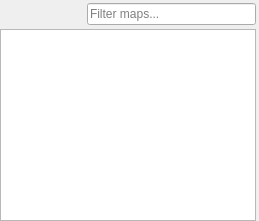
      <widget class="QWidget" name="mapListContainer" native="true">
       <property name="enabled">
        <bool>true</bool>
       </property>
       <property name="sizePolicy">
        <sizepolicy hsizetype="Expanding" vsizetype="Expanding">
         <horstretch>0</horstretch>
         <verstretch>0</verstretch>
        </sizepolicy>
       </property>
       <layout class="QVBoxLayout" name="verticalLayout">
        <property name="spacing">
         <number>0</number>
        </property>
        <property name="leftMargin">
         <number>0</number>
        </property>
        <property name="topMargin">
         <number>0</number>
        </property>
        <property name="rightMargin">
         <number>3</number>
        </property>
        <property name="bottomMargin">
         <number>0</number>
        </property>
        <item>
         <layout class="QHBoxLayout" name="horizontalLayout_11">
          <property name="spacing">
           <number>0</number>
          </property>
          <property name="leftMargin">
           <number>3</number>
          </property>
          <property name="topMargin">
           <number>3</number>
          </property>
          <property name="bottomMargin">
           <number>3</number>
          </property>
          <item>
           <widget class="QToolButton" name="toolButton_MapSortOrder">
            <property name="enabled">
             <bool>true</bool>
            </property>
            <property name="toolTip">
             <string>&lt;html&gt;&lt;head/&gt;&lt;body&gt;&lt;p&gt;Sort map list&lt;/p&gt;&lt;/body&gt;&lt;/html&gt;</string>
            </property>
            <property name="icon">
             <iconset resource="../resources/images.qrc">
              <normaloff>:/icons/sort_alphabet.ico</normaloff>:/icons/sort_alphabet.ico</iconset>
            </property>
            <property name="iconSize">
             <size>
              <width>16</width>
              <height>16</height>
             </size>
            </property>
            <property name="popupMode">
             <enum>QToolButton::ToolButtonPopupMode::InstantPopup</enum>
            </property>
            <property name="toolButtonStyle">
             <enum>Qt::ToolButtonStyle::ToolButtonIconOnly</enum>
            </property>
            <property name="autoRaise">
             <bool>true</bool>
            </property>
            <property name="arrowType">
             <enum>Qt::ArrowType::NoArrow</enum>
            </property>
           </widget>
          </item>
          <item>
           <widget class="QToolButton" name="toolButton_ExpandAll">
            <property name="toolTip">
             <string>&lt;html&gt;&lt;head/&gt;&lt;body&gt;&lt;p&gt;Expand all map folders&lt;/p&gt;&lt;/body&gt;&lt;/html&gt;</string>
            </property>
            <property name="text">
             <string/>
            </property>
            <property name="icon">
             <iconset resource="../resources/images.qrc">
              <normaloff>:/icons/expand_all.ico</normaloff>:/icons/expand_all.ico</iconset>
            </property>
            <property name="popupMode">
             <enum>QToolButton::ToolButtonPopupMode::InstantPopup</enum>
            </property>
            <property name="autoRaise">
             <bool>true</bool>
            </property>
           </widget>
          </item>
          <item>
           <widget class="QToolButton" name="toolButton_CollapseAll">
            <property name="toolTip">
             <string>&lt;html&gt;&lt;head/&gt;&lt;body&gt;&lt;p&gt;Collapse all map list folders&lt;/p&gt;&lt;/body&gt;&lt;/html&gt;</string>
            </property>
            <property name="text">
             <string/>
            </property>
            <property name="icon">
             <iconset resource="../resources/images.qrc">
              <normaloff>:/icons/collapse_all.ico</normaloff>:/icons/collapse_all.ico</iconset>
            </property>
            <property name="popupMode">
             <enum>QToolButton::ToolButtonPopupMode::InstantPopup</enum>
            </property>
            <property name="autoRaise">
             <bool>true</bool>
            </property>
           </widget>
          </item>
          <item>
           <spacer name="horizontalSpacer">
            <property name="orientation">
             <enum>Qt::Orientation::Horizontal</enum>
            </property>
            <property name="sizeType">
             <enum>QSizePolicy::Policy::Preferred</enum>
            </property>
            <property name="sizeHint" stdset="0">
             <size>
              <width>12</width>
              <height>20</height>
             </size>
            </property>
           </spacer>
          </item>
          <item>
           <widget class="QLineEdit" name="lineEdit_filterBox">
            <property name="enabled">
             <bool>true</bool>
            </property>
            <property name="text">
             <string/>
            </property>
            <property name="placeholderText">
             <string>Filter maps...</string>
            </property>
            <property name="clearButtonEnabled">
             <bool>true</bool>
            </property>
           </widget>
          </item>
         </layout>
        </item>
        <item>
         <widget class="QTreeView" name="mapList">
          <property name="sizePolicy">
           <sizepolicy hsizetype="MinimumExpanding" vsizetype="Expanding">
            <horstretch>0</horstretch>
            <verstretch>0</verstretch>
           </sizepolicy>
          </property>
          <property name="minimumSize">
           <size>
            <width>200</width>
            <height>0</height>
           </size>
          </property>
          <property name="selectionMode">
           <enum>QAbstractItemView::SelectionMode::SingleSelection</enum>
          </property>
          <property name="selectionBehavior">
           <enum>QAbstractItemView::SelectionBehavior::SelectItems</enum>
          </property>
          <attribute name="headerVisible">
           <bool>false</bool>
          </attribute>
         </widget>
        </item>
       </layout>
      </widget>
